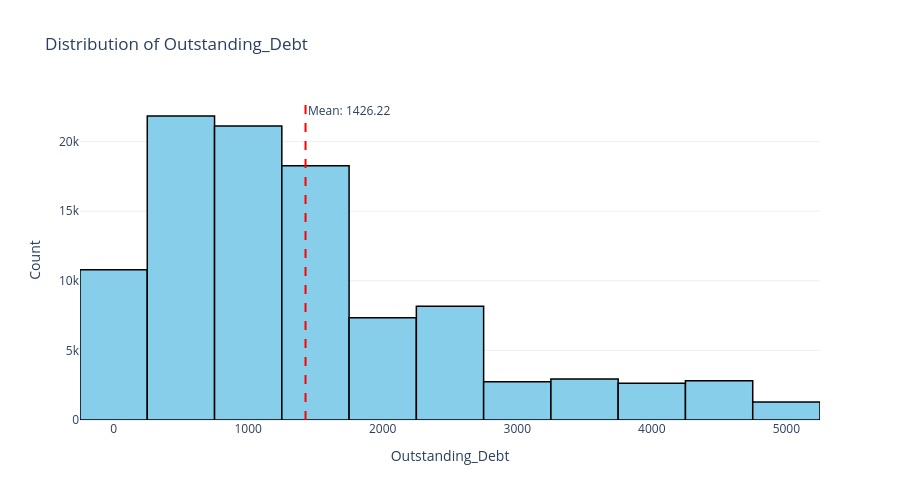

Notebook source saved alongside this figure:
### Markdown cell above
# <font color = 'red'> Análisis

### Code cell
# Corresponde a la variable dependiente

plot_histogram(df, 'Outstanding_Debt', figsize=(900, 500))

### Figure 1 — Plotly figure (JSON) as saved in the notebook; plotly's stock layout.template omitted (floating-point values rounded to 4 significant figures; data arrays with more than 128 entries replaced by an {"elided": "..."} marker saying what was removed)
{"data": [{"bingroup": "x", "hovertemplate": "Outstanding_Debt=%{x}<br>count=%{y}<extra></extra>", "legendgroup": "", "marker": {"color": "skyblue", "line": {"color": "black", "width": 1.5}, "pattern": {"shape": ""}}, "name": "", "nbinsx": 20, "orientation": "v", "showlegend": false, "type": "histogram", "x": {"elided": "100000 float values"}, "xaxis": "x", "yaxis": "y"}], "layout": {"annotations": [{"showarrow": false, "text": "Mean: 1426.22", "x": 1426.0, "xanchor": "left", "xref": "x", "y": 1, "yanchor": "top", "yref": "y domain"}], "barmode": "relative", "height": 500, "legend": {"tracegroupgap": 0}, "shapes": [{"line": {"color": "red", "dash": "dash"}, "type": "line", "x0": 1426.0, "x1": 1426.0, "xref": "x", "y0": 0, "y1": 1, "yref": "y domain"}], "title": {"text": "Distribution of Outstanding_Debt"}, "width": 900, "xaxis": {"anchor": "y", "domain": [0, 1], "title": {"text": "Outstanding_Debt"}}, "yaxis": {"anchor": "x", "domain": [0, 1], "title": {"text": "Count"}}}}
